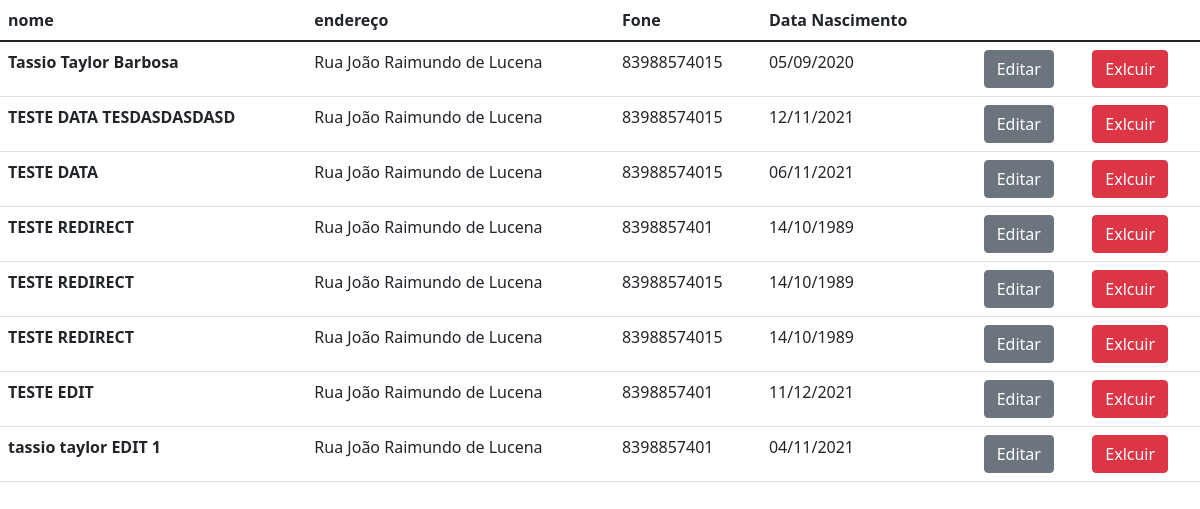
The page / on the database its author committed.
### crud/models.py (models this page shows, shortened)
class Clientes(models.Model):
    nome = models.CharField(max_length=30)
    endereco = models.CharField(max_length=60)
    fone = models.CharField(max_length=15)
    data_nascimento = models.DateField(blank=True, null=True)
    def get_data_nascimento(self):
        return self.data_nascimento.strftime('%d/%m/%Y')

### crud/views.py (the view)
# urls.py: path('', views.clientes),
def clientes(request):
    clientes = Clientes.objects.all()
    return render(request, 'clientes.html', {'clientes': clientes})

### crud/templates/clientes.html
{% extends 'base.html' %}
{% block content %}
<table class="table">
  <thead>
    <tr>
      <th scope="col">nome</th>
      <th scope="col">endereço</th>
      <th scope="col">Fone</th>
      <th scope="col">Data Nascimento</th>
    </tr>
  </thead>
  <tbody>
  {% for cliente in clientes %}
    <tr>
      <th scope="row" >{{ cliente.nome }}</th>
      <td>{{ cliente.endereco }}</td>
      <td>{{ cliente.fone }}</td>
      <td type="date">{{ cliente.get_data_nascimento  }}</td>
      <td><input type="number" name="id_cliente" value="{{ cliente.id }}" hidden></td>
      <td><a href="/cadastro_cliente/?id={{ cliente.id }}" type="button" class="btn btn-secondary">Editar</a></td>
      <td><a href="/excluir/{{ cliente.id }}/" type="button" class="btn btn-danger">Exlcuir</a></td>
    </tr>
  {% endfor %}
  </tbody>
</table>
{% endblock %}

### crud/templates/base.html (shortened to what this page needs)
<!doctype html>
<html lang="en">
  <head>
    <link href="https://cdn.jsdelivr.net/npm/bootstrap@5.1.3/dist/css/bootstrap.min.css" rel="stylesheet">
  </head>
    {% block content %}{% endblock %}
</html>

### rows shown on the page
Clientes: nome "Tassio Taylor Barbosa", endereco "Rua João Raimundo de Lucena", fone "83988574015", get_data_nascimento "05/09/2020"
Clientes: nome "TESTE DATA TESDASDASDASD", endereco "Rua João Raimundo de Lucena", fone "83988574015", get_data_nascimento "12/11/2021"
Clientes: nome "TESTE DATA", endereco "Rua João Raimundo de Lucena", fone "83988574015", get_data_nascimento "06/11/2021"
Clientes: nome "TESTE REDIRECT", endereco "Rua João Raimundo de Lucena", fone "8398857401", get_data_nascimento "14/10/1989"
Clientes: nome "TESTE REDIRECT", endereco "Rua João Raimundo de Lucena", fone "83988574015", get_data_nascimento "14/10/1989"
Clientes: nome "TESTE REDIRECT", endereco "Rua João Raimundo de Lucena", fone "83988574015", get_data_nascimento "14/10/1989"
Clientes: nome "TESTE EDIT", endereco "Rua João Raimundo de Lucena", fone "8398857401", get_data_nascimento "11/12/2021"
Clientes: nome "tassio taylor EDIT 1", endereco "Rua João Raimundo de Lucena", fone "8398857401", get_data_nascimento "04/11/2021"
